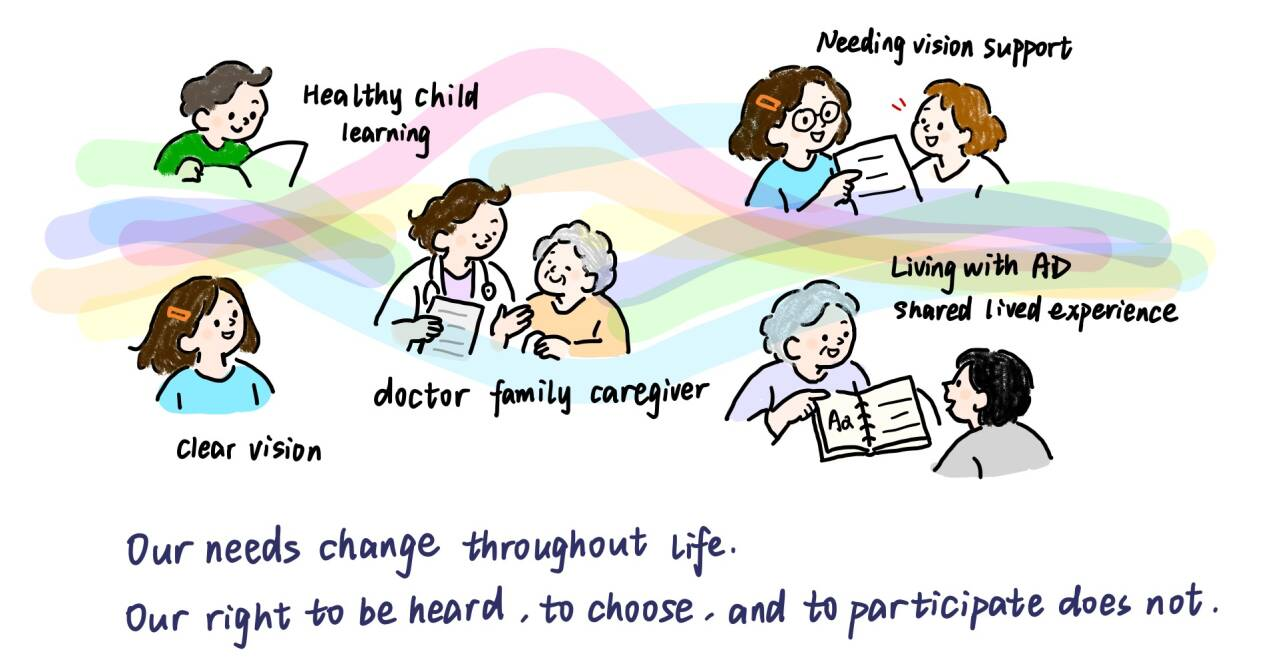
#> input picture assets/human-practices/inclusivity-overview/inclusivity-hand-drawn-overview-20261021.jpg, 1280 x 666 px
$ python build_lettering_masks.py
#> lines starting #> are read from the running program, lines starting #| are printed output that depends on the picture; after the words box and inside, x2 and y2 are one past the last pixel; in counts of white or black regions, pixels touching at a corner belong together
"""Derive tight SVG masks from the supplied lettering; artwork stays unchanged."""
from pathlib import Path
import json
from PIL import Image, ImageFilter
import numpy as np
root=Path(__file__).resolve().parents[3]
source=np.array(Image.open(root/'assets/human-practices/inclusivity-overview/inclusivity-hand-drawn-overview-20261021.jpg').convert('RGB'))
#> source is the input picture: shape (666, 1280, 3); mean R, G, B 227.8, 228.5, 226.8
labels=[
 ('Healthy child learning',296,76,195,76),
 ('Needing vision support',807,19,282,50),
 ('Clear vision',168,426,171,50),
 ('Doctor and family caregiver',366,369,361,56),
 ('Living with AD and shared lived experience',883,246,320,92),
 ('Our needs change throughout life',113,517,651,65),
 ('Our right to be heard, to choose, and to participate does not',111,578,1131,78),
]
records=[]
for name,x,y,w,h in labels:
 mask=np.zeros(source.shape[:2],dtype=np.uint8)
 mask[y:y+h,x:x+w]=(source[y:y+h,x:x+w].max(axis=2)<170)*255
 mask=np.array(Image.fromarray(mask).filter(ImageFilter.MaxFilter(5)))>0
 # Merge identical horizontal runs across adjacent rows into compact rectangles.
 active={};rectangles=[]
 for row in range(mask.shape[0]+1):
  runs=[]
  if row<mask.shape[0]:
   edges=np.diff(np.r_[False,mask[row],False].astype(np.int8))
   runs=list(zip(np.where(edges==1)[0],np.where(edges==-1)[0]))
  current=set(runs)
  for run,start in list(active.items()):
   if run not in current:
    rectangles.append((int(run[0]),start,int(run[1]-run[0]),row-start));del active[run]
  for run in runs:active.setdefault(run,row)
 d=''.join(f'M{rx} {ry}h{rw}v{rh}h{-rw}Z' for rx,ry,rw,rh in rectangles)
 records.append({'name':name,'region':{'x':x-3,'y':y-3,'width':w+6,'height':h+6},'d':d,'maskPixels':int(mask.sum())})
#> this loop made 7 passes
#> pass 1, `mask=np.array(Image.fromarray(mask).filter(ImageFilter.MaxFilter(5)))>0`:
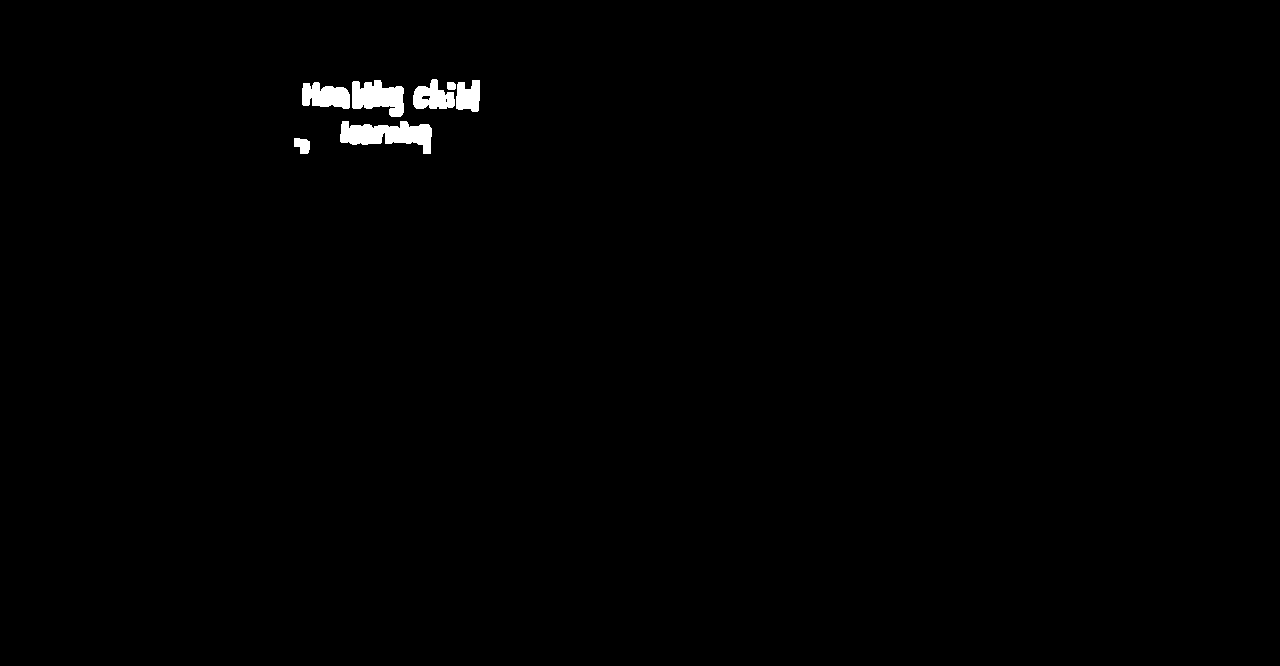
#> mask: shape (666, 1280) bool; 0.68% white; 7 white regions, largest, box (x1, y1, x2, y2) and area: (340, 121, 432, 154) 1793, (352, 80, 404, 117) 1325, (302, 82, 350, 109) 973
#> pass 2, `mask=np.array(Image.fromarray(mask).filter(ImageFilter.MaxFilter(5)))>0`:
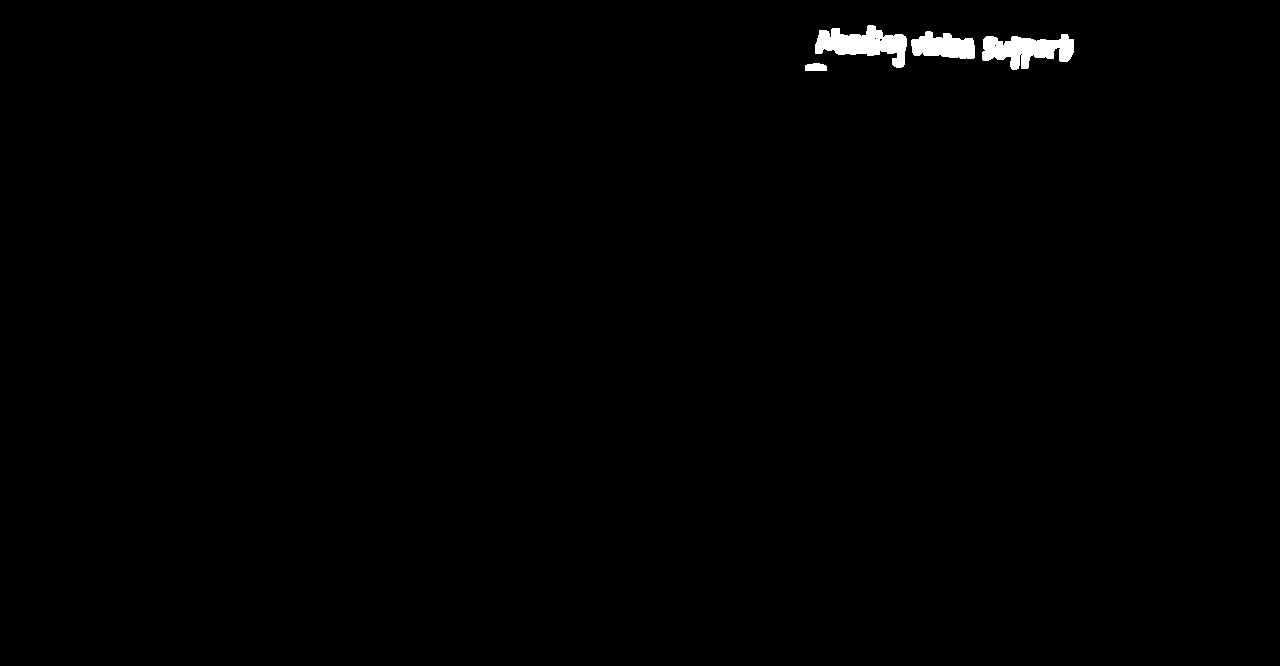
#> mask: shape (666, 1280) bool; 0.65% white; 4 white regions, box (x1, y1, x2, y2) and area: (815, 25, 907, 68) 2080, (982, 34, 1074, 70) 1999, (911, 31, 975, 59) 1286, (805, 63, 827, 71) 155
#> pass 3, `mask=np.array(Image.fromarray(mask).filter(ImageFilter.MaxFilter(5)))>0`:
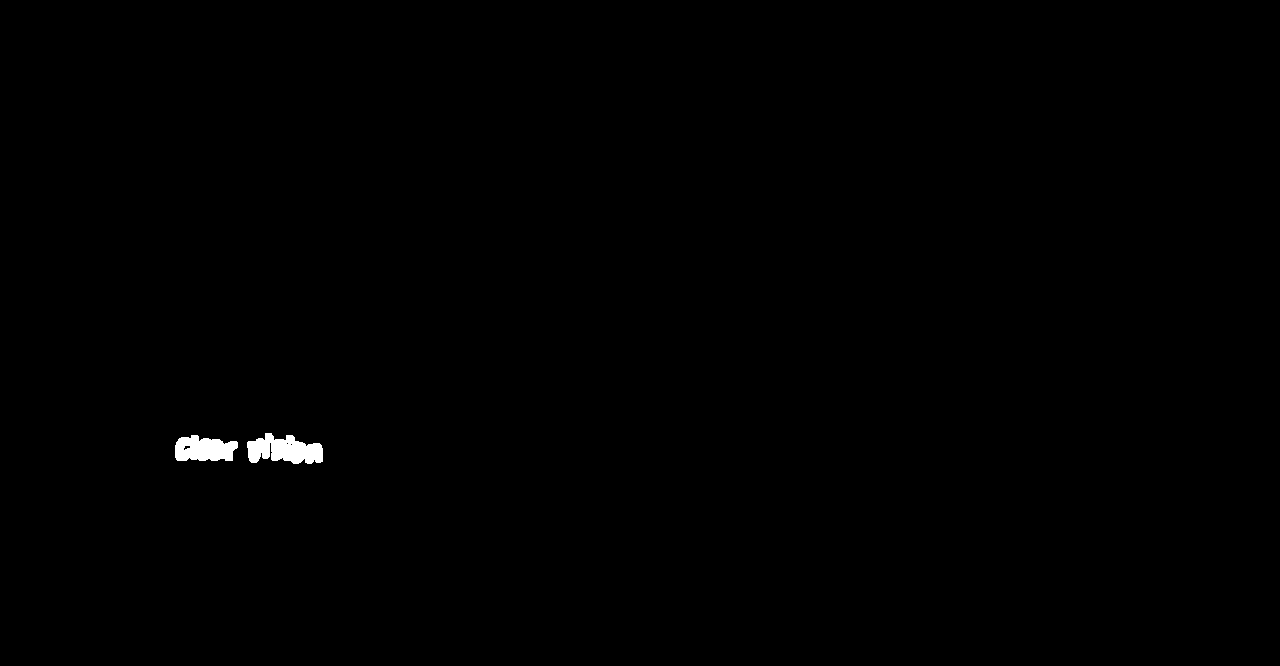
#> mask: shape (666, 1280) bool; 0.34% white; 2 white regions, box (x1, y1, x2, y2) and area: (247, 433, 323, 464) 1606, (175, 435, 238, 461) 1267
#> after the loop:
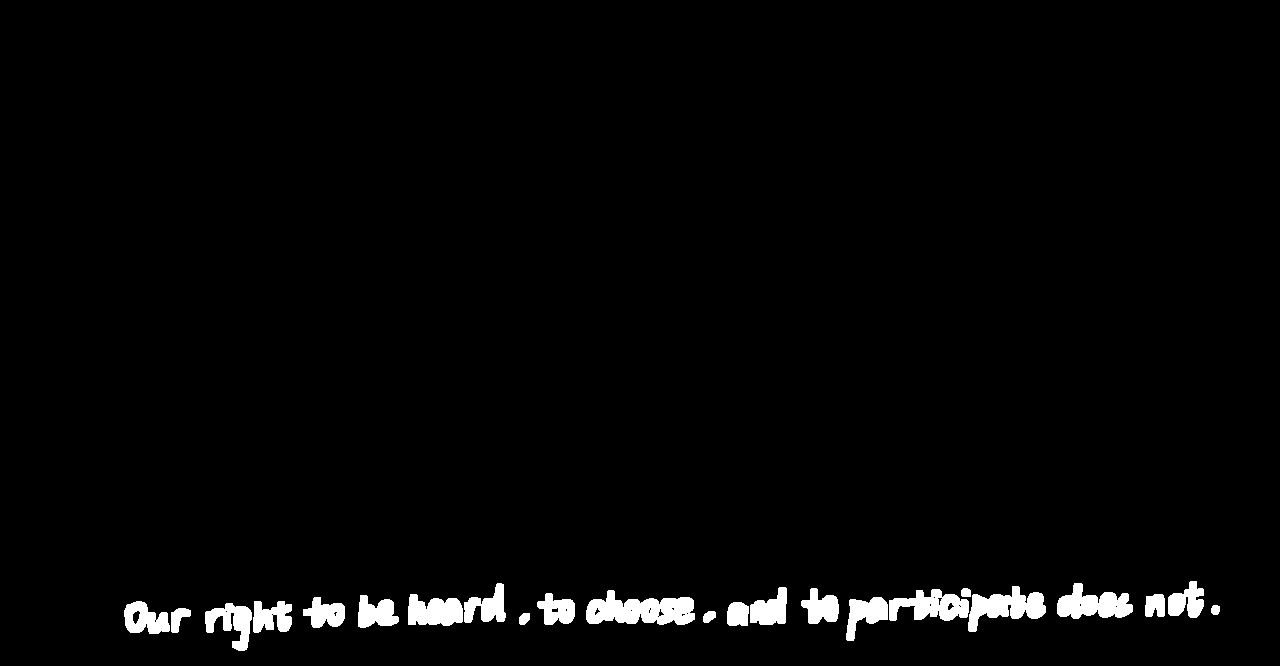
#> mask: shape (666, 1280) bool; 2.4% white; 23 white regions, largest, box (x1, y1, x2, y2) and area: (586, 590, 695, 625) 2517, (968, 586, 1046, 632) 1799, (1057, 583, 1133, 619) 1671
#> after the loop, records = 7 items
out=root/'static/human-practices/inclusivity-overview/lettering.mjs'
out.write_text('// Tight masks of the supplied original lettering, generated by the QA helper.\nexport const lettering = '+json.dumps(records,separators=(',',':'))+';\n')
#> (the run stopped early here; a loop or call above may not have finished)
